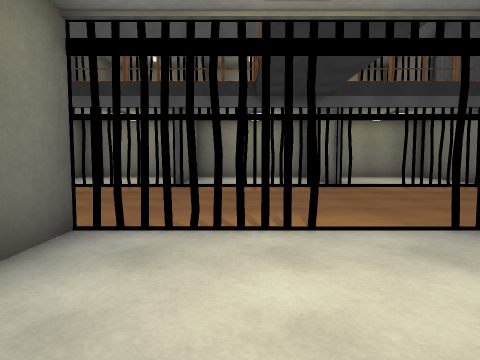
View 1 (above)

17 first-person views from a walk through a Unity game level. The camera is 1.3 m above the floor, tilts 4° down and sees 75° across. Doors are open. The floor is counted in squares, 1.31 m on a side. Each view is taken from the middle of a square. On the plan, view 1 faces up. The plan holds only what a view shows up to about 12 squares ahead; the rest is blank. The place goes on beyond the plan. The player is left out. Some surface patterns are stand-ins.

View 2
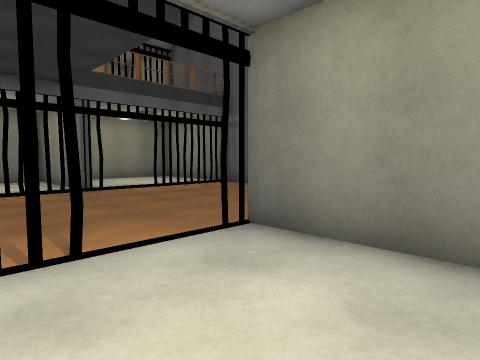

View 3
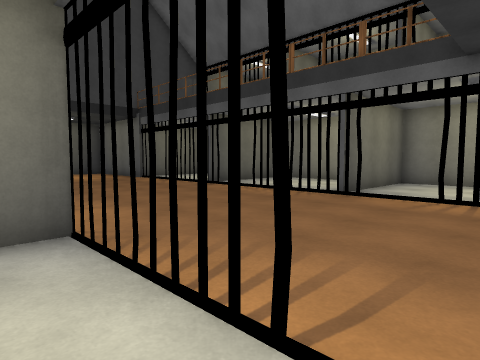

View 4
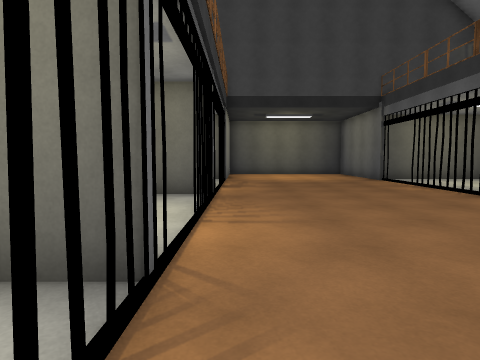

View 5
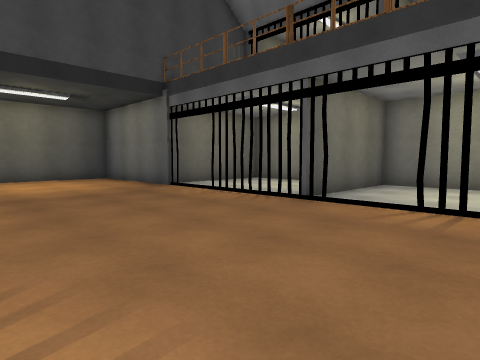

View 6
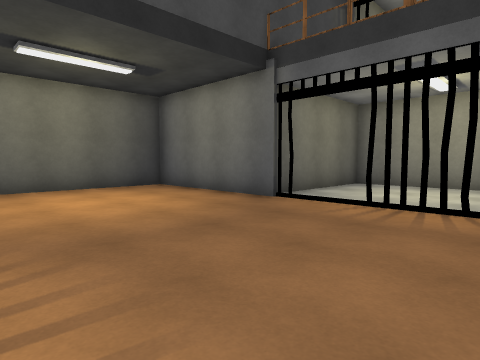

View 7
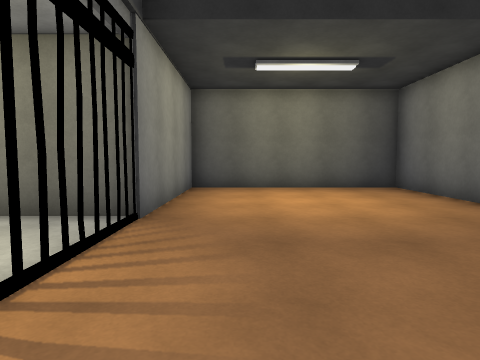

View 8
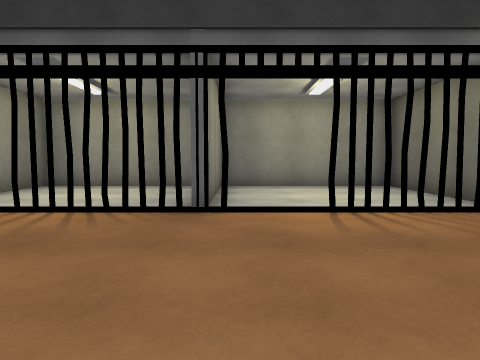

View 9
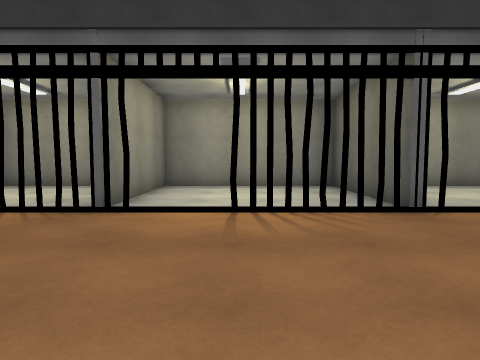

View 10
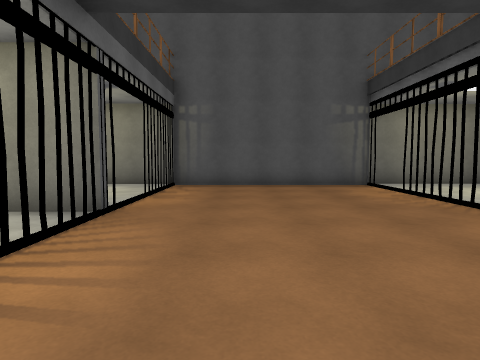

View 11
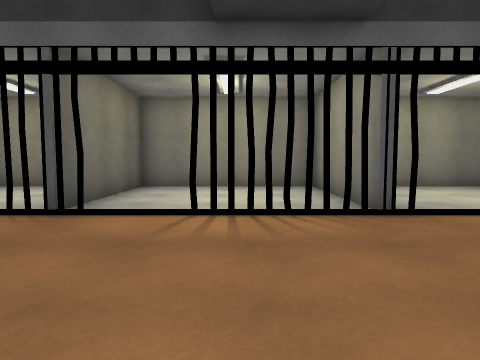

View 12
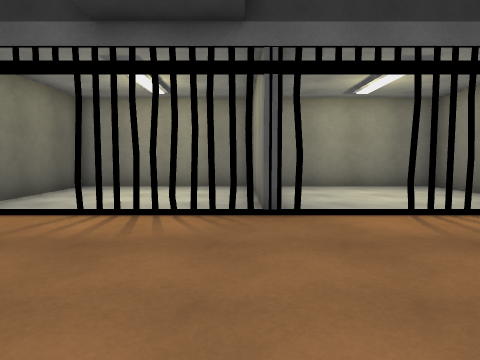

View 13
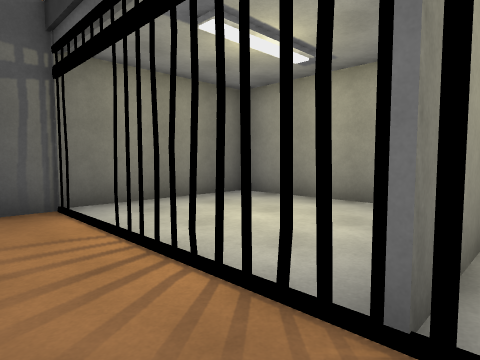

View 14
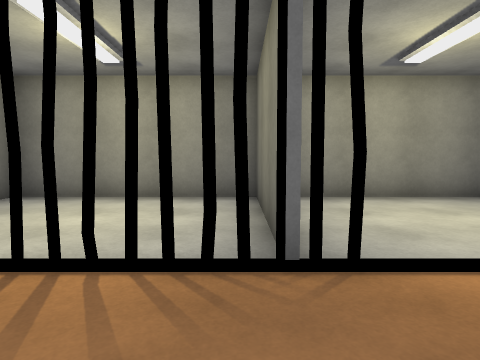

View 15
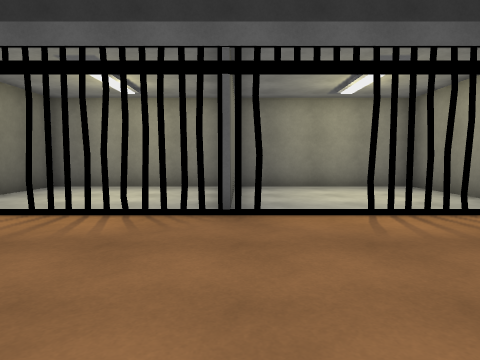

View 16
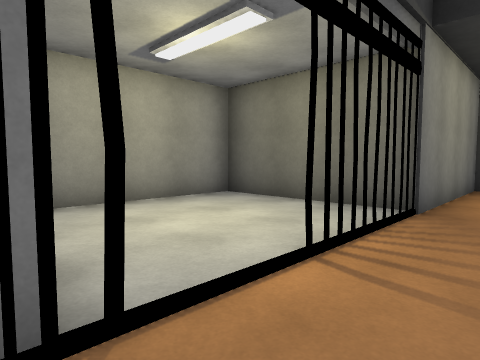

View 17
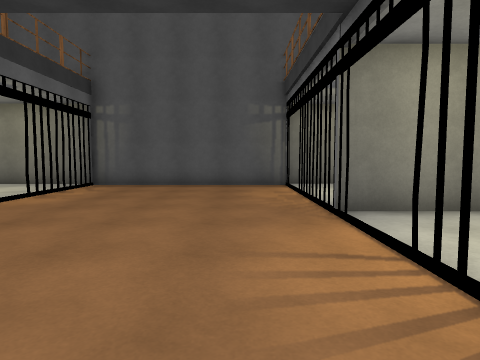

### Floor plan
Ten units are one square. View 1 is at (0, 0); x grows to the right and y downward. Boxes are objects, and circles mark ways between rooms. Rooms are numbered by the first view taken in them; rooms with no view inside come last. Other rooms are left out.
<svg viewBox="-201 -168 301 178">
<path fill="none" stroke="#000" d="M11 -44 6 -43M35 -14 35 -44M-2 -44 -10 -42M-12 -44 -20 -42M-19 5 30 5M-23 -44 -23 -29M-49 -115 -57 -113M-53 -43 -49 -44M-36 -115 -45 -113M-70 -43 -65 -44M-79 -115 -83 -114M-21 -41 -16 -42M-85 -115 -90 -114M-84 -43 -78 -44M-11 -43 -6 -45M32 -43 37 -44M38 -115 32 -113M-141 -113 -196 -113 -196 -43 -140 -43 -136 -41M45 -43 50 -44M58 -43 66 -45M74 -115 69 -114M87 -43 92 -44M95 -40 95 -115M94 -114 94 -163 44 -163M-25 -132 -25 -163 -81 -163 -81 -114M-86 -163 -141 -163 -141 -113M35 -150 35 -163 -23 -163 -23 -114M35 -114 35 -146M53 -42 49 -44M36 -36 36 -8M35 5 95 5 95 -40M-81 -44 -81 5 -25 5 -25 -44M-141 -43 -141 5 -84 5 -84 -38"/>
<circle cx="-5" cy="-40" r="3" fill="#2a7"/>
<circle cx="20" cy="-40" r="3" fill="#2a7"/>
<circle cx="50" cy="-110" r="3" fill="#2a7"/>
<circle cx="75" cy="-110" r="3" fill="#2a7"/>
<circle cx="-55" cy="-110" r="3" fill="#2a7"/>
<circle cx="-100" cy="-110" r="3" fill="#2a7"/>
<circle cx="-125" cy="-110" r="3" fill="#2a7"/>
<circle cx="0" cy="-110" r="3" fill="#2a7"/>
<circle cx="55" cy="-40" r="3" fill="#2a7"/>
<circle cx="80" cy="-40" r="3" fill="#2a7"/>
<circle cx="-35" cy="-40" r="3" fill="#2a7"/>
<circle cx="-65" cy="-40" r="3" fill="#2a7"/>
<circle cx="-125" cy="-40" r="3" fill="#2a7"/>
<circle cx="-95" cy="-40" r="3" fill="#2a7"/>
<text x="10" y="-20">1</text>
<text x="-50" y="-80">2</text>
<text x="70" y="-140">3</text>
<text x="-50" y="-140">4</text>
<text x="-110" y="-140">5</text>
<text x="10" y="-140">6</text>
<text x="70" y="-20">7</text>
<text x="-50" y="-20">8</text>
<text x="-110" y="-20">9</text>
</svg>
Room 1 opens to room 2. Room 2 opens to room 3. Room 2 opens to room 4. Room 2 opens to room 5. Room 2 opens to room 6. Room 2 opens to room 7. Room 2 opens to room 8. Room 2 opens to room 9.

Where each view was taken, in squares from view 1:
view 1: 0 up, 0 right, facing up
view 2: 1 up, 0 right, facing up-right
view 3: 3 up, 2 right, facing up-left
view 4: 5 up, 0 right, facing left
view 5: 5 up, 4 left, facing up-left
view 6: 5 up, 9 left, facing up-left
view 7: 6 up, 9 left, facing left
view 8: 10 up, 9 left, facing down
view 9: 10 up, 5 left, facing down
view 10: 9 up, 2 left, facing right
view 11: 6 up, 1 right, facing up
view 12: 6 up, 3 right, facing up
view 13: 6 up, 3 right, facing down-right
view 14: 7 up, 4 right, facing down
view 15: 6 up, 8 left, facing up
view 16: 6 up, 8 left, facing down-left
view 17: 6 up, 2 left, facing right
